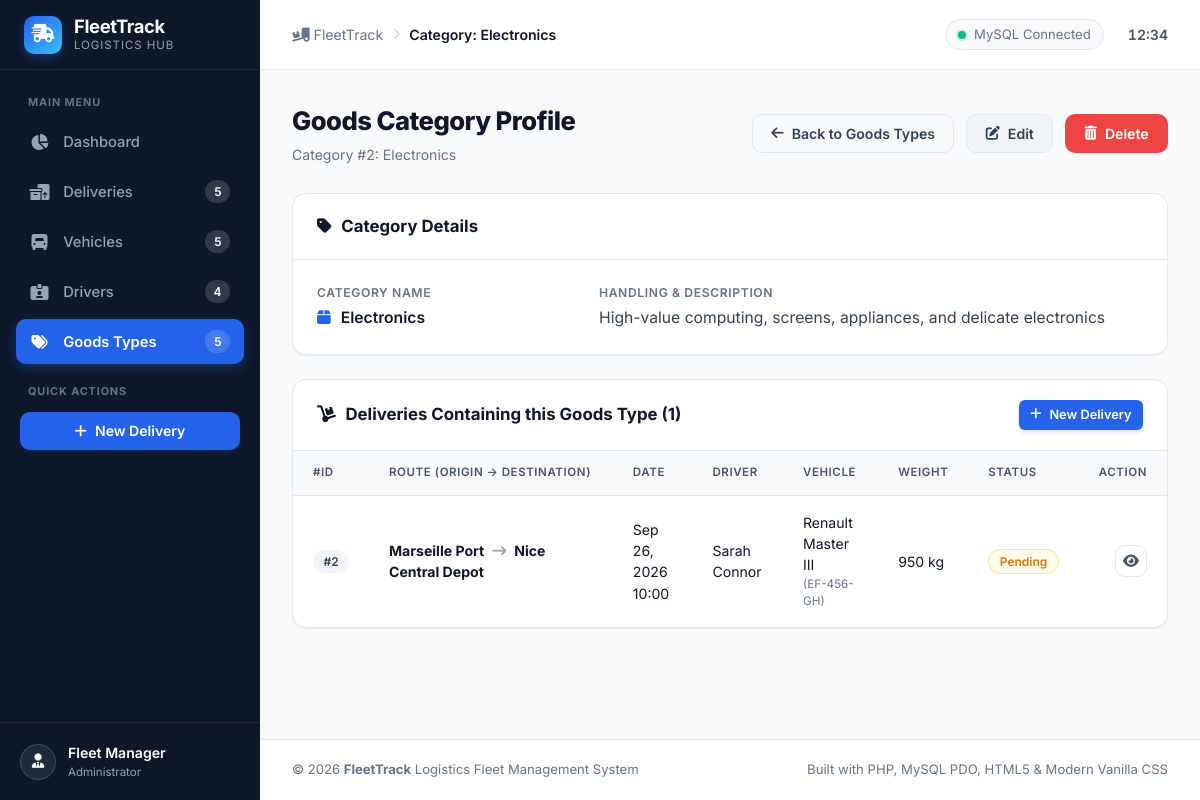
The page /goods-types/view.php?id=2 on the database its author committed.
### tables this page shows
CREATE TABLE `goodstype` (
    `id_goods_type` INT AUTO_INCREMENT PRIMARY KEY,
    `name` VARCHAR(100) NOT NULL UNIQUE,
    `description` VARCHAR(255) DEFAULT NULL
);

CREATE TABLE `delivery` (
    `id_delivery` INT AUTO_INCREMENT PRIMARY KEY,
    `departure_location` VARCHAR(150) NOT NULL,
    `destination` VARCHAR(150) NOT NULL,
    `delivery_date` DATETIME NOT NULL,
    `status` ENUM('Pending', 'In Transit', 'Delivered', 'Cancelled') NOT NULL DEFAULT 'Pending',
    `weight` FLOAT NOT NULL,
    `id_driver` INT NOT NULL,
    `id_vehicle` INT NOT NULL,
    `id_goods_type` INT NOT NULL,
    CONSTRAINT `fk_delivery_driver` FOREIGN KEY (`id_driver`) 
        REFERENCES `driver` (`id_driver`) 
        ON DELETE RESTRICT 
        ON UPDATE CASCADE,
    CONSTRAINT `fk_delivery_vehicle` FOREIGN KEY (`id_vehicle`) 
        REFERENCES `vehicle` (`id_vehicle`) 
        ON DELETE RESTRICT 
        ON UPDATE CASCADE,
    CONSTRAINT `fk_delivery_goodstype` FOREIGN KEY (`id_goods_type`) 
        REFERENCES `goodstype` (`id_goods_type`) 
        ON DELETE RESTRICT 
        ON UPDATE CASCADE
);

CREATE TABLE `vehicle` (
    `id_vehicle` INT AUTO_INCREMENT PRIMARY KEY,
    `registration_number` VARCHAR(50) NOT NULL UNIQUE,
    `model` VARCHAR(100) NOT NULL,
    `brand` VARCHAR(100) NOT NULL,
    `vehicle_type` ENUM('Truck', 'Van', 'Pickup', 'Trailer', 'Semi-Trailer', 'Other') NOT NULL,
    `capacity` FLOAT NOT NULL,
    `status` ENUM('Available', 'On Trip', 'Maintenance', 'Out of Service') NOT NULL DEFAULT 'Available'
);

### goods-types/view.php (the view, shortened to what this page needs)
<?php
require_once __DIR__ . '/../includes/functions.php';
$pdo = getDBConnection();
$id = filter_input(INPUT_GET, 'id', FILTER_VALIDATE_INT);
$stmt = $pdo->prepare("SELECT * FROM goodstype WHERE id_goods_type = ?");
$stmt->execute([$id]);
$goodsType = $stmt->fetch();
$stmt = $pdo->prepare("
    SELECT
        d.id_delivery,
        d.departure_location,
        d.destination,
        d.delivery_date,
        d.status,
        d.weight,
        CONCAT(dr.first_name, ' ', dr.last_name) AS driver_name,
        v.registration_number,
        v.brand,
        v.model
    FROM delivery d
    JOIN driver dr ON d.id_driver = dr.id_driver
    JOIN vehicle v ON d.id_vehicle = v.id_vehicle
    WHERE d.id_goods_type = ?
    ORDER BY d.delivery_date DESC
");
$stmt->execute([$id]);
$deliveries = $stmt->fetchAll();
require_once __DIR__ . '/../includes/header.php';
?>
<div class="page-header">
    <div class="page-title-group">
        <h1>Goods Category Profile</h1>
        <p>Category #<?= e($id) ?>: <?= e($goodsType['name']) ?></p>
    </div>
    <div class="page-actions">
        <a href="<?= url('goods-types/index.php') ?>" class="btn btn-outline">
            <i class="fa-solid fa-arrow-left"></i> Back to Goods Types
        </a>
        <a href="<?= url('goods-types/edit.php?id=' . $id) ?>" class="btn btn-secondary">
            <i class="fa-solid fa-pen-to-square"></i> Edit
        </a>
        <a href="<?= url('goods-types/delete.php?id=' . $id) ?>"
           class="btn btn-danger"
           data-confirm="Are you sure you want to delete category '<?= e($goodsType['name']) ?>'? Deliveries containing this goods type must be reassigned first."
           data-title="Delete Goods Category">
            <i class="fa-solid fa-trash-can"></i> Delete
        </a>
    </div>
</div>
<div class="card">
    <div class="card-header">
        <div class="card-title">
            <i class="fa-solid fa-tag"></i> Category Details
        </div>
    </div>
    <div class="card-body">
        <div class="details-grid">
            <div class="detail-item">
                <span class="detail-label">Category Name</span>
                <span class="detail-value">
                    <i class="fa-solid fa-box" style="color: var(--primary); margin-right: 6px;"></i>
                    <?= e($goodsType['name']) ?>
                </span>
            </div>
            <div class="detail-item" style="grid-column: span 2;">
                <span class="detail-label">Handling &amp; Description</span>
                <span class="detail-value" style="font-weight: normal; color: var(--gray-700);">
                    <?= nl2br(e($goodsType['description'] ?: 'No special handling instructions or description provided.')) ?>
                </span>
            </div>
        </div>
    </div>
</div>
<div class="card">
    <div class="card-header">
        <div class="card-title">
            <i class="fa-solid fa-dolly"></i> Deliveries Containing this Goods Type (<?= count($deliveries) ?>)
        </div>
        <a href="<?= url('deliveries/create.php') ?>" class="btn btn-primary btn-sm">
            <i class="fa-solid fa-plus"></i> New Delivery
        </a>
    </div>
    <div class="card-body" style="padding: 0;">
        <?php if (empty($deliveries)): ?>
            <div class="empty-state">
                <div class="empty-state-icon"><i class="fa-solid fa-box-open"></i></div>
                <div class="empty-state-title">No Deliveries Found</div>
                <p class="empty-state-text">No deliveries are currently configured with this cargo type.</p>
                <a href="<?= url('deliveries/create.php') ?>" class="btn btn-primary btn-sm">
                    Create Delivery
                </a>
            </div>
        <?php else: ?>
            <div class="table-responsive">
                <table class="data-table">
                    <thead>
                        <tr>
                            <th>#ID</th>
                            <th>Route (Origin &rarr; Destination)</th>
                            <th>Date</th>
                            <th>Driver</th>
                            <th>Vehicle</th>
                            <th>Weight</th>
                            <th>Status</th>
                            <th style="text-align: right;">Action</th>
                        </tr>
                    </thead>
                    <tbody>
                        <?php foreach ($deliveries as $del): ?>
                            <tr>
                                <td><span class="badge badge-default">#<?= e($del['id_delivery']) ?></span></td>
                                <td>
                                    <strong><?= e($del['departure_location']) ?></strong>
                                    <i class="fa-solid fa-arrow-right-long" style="color: var(--gray-400); margin: 0 4px;"></i>
                                    <strong><?= e($del['destination']) ?></strong>
                                </td>
                                <td><?= formatDateTime($del['delivery_date']) ?></td>
                                <td><?= e($del['driver_name']) ?></td>
                                <td>
                                    <?= e($del['brand'] . ' ' . $del['model']) ?>
                                    <small style="color: var(--gray-500); display: block;">(<?= e($del['registration_number']) ?>)</small>
                                </td>
                                <td><?= formatWeight($del['weight']) ?></td>
                                <td><?= renderStatusBadge($del['status']) ?></td>
                                <td style="text-align: right;">
                                    <a href="<?= url('deliveries/view.php?id=' . $del['id_delivery']) ?>" class="btn-icon" title="View Delivery Details">
                                        <i class="fa-solid fa-eye"></i>
                                    </a>
                                </td>
                            </tr>
                        <?php endforeach; ?>
                    </tbody>
                </table>
            </div>
        <?php endif; ?>
    </div>
</div>
<?php require_once __DIR__ . '/../includes/footer.php'; ?>

### includes/functions.php (shortened to what this page needs)
<?php
function e(?string $value): string
{
    return htmlspecialchars((string)($value ?? ''), ENT_QUOTES, 'UTF-8');
}
function url(string $path = ''): string
{
    static $base = null;
    if ($base === null) {
        $scriptName = $_SERVER['SCRIPT_NAME'] ?? '';
        $scriptDir = str_replace('\\', '/', dirname($scriptName));
        $subdirs = ['/drivers', '/vehicles', '/deliveries', '/goods-types', '/config', '/includes'];
        $root = $scriptDir;
        foreach ($subdirs as $sub) {
            if (str_ends_with($root, $sub)) {
                $root = substr($root, 0, -strlen($sub));
                break;
            }
        }
        $base = rtrim($root, '/');
    }
    $cleanPath = ltrim($path, '/');
    return ($base === '' ? '' : $base) . '/' . $cleanPath;
}
function formatDateTime(?string $datetime, string $format = 'M d, Y H:i'): string
{
    try {
        $dt = new DateTime($datetime);
        return $dt->format($format);
    } catch (Exception) {
        return $datetime;
    }
}
function formatWeight(float|int|string|null $weight): string
{
    $val = (float)$weight;
    return number_format($val, 0) . ' kg';
}
function renderStatusBadge(string $status, string $context = 'delivery'): string
{
    $clean = e($status);
    $colorClass = 'badge-default';
    switch (strtolower($status)) {
        case 'pending':
            $colorClass = 'badge-pending';
            break;
    }
    return "<span class=\"badge {$colorClass}\">{$clean}</span>";
}

### rows shown on the page
goodstype: name "Electronics", description "High-value computing, screens, appliances, and delicate electronics"
delivery: id_delivery "2", departure_location "Marseille Port", destination "Nice Central Depot", delivery_date "Sep 26, 2026 10:00", driver_name "Sarah Connor", id_vehicle.model "Renault Master III", id_vehicle.registration_number "EF-456-GH", weight "950 kg", status "Pending"

### other values the page prints
$navCounts['deliveries'] "5"
$navCounts['vehicles'] "5"
$navCounts['drivers'] "4"
$navCounts['goods-types'] "5"
$pageTitle "Category: Electronics"
$id "2"
count($deliveries) "1"
